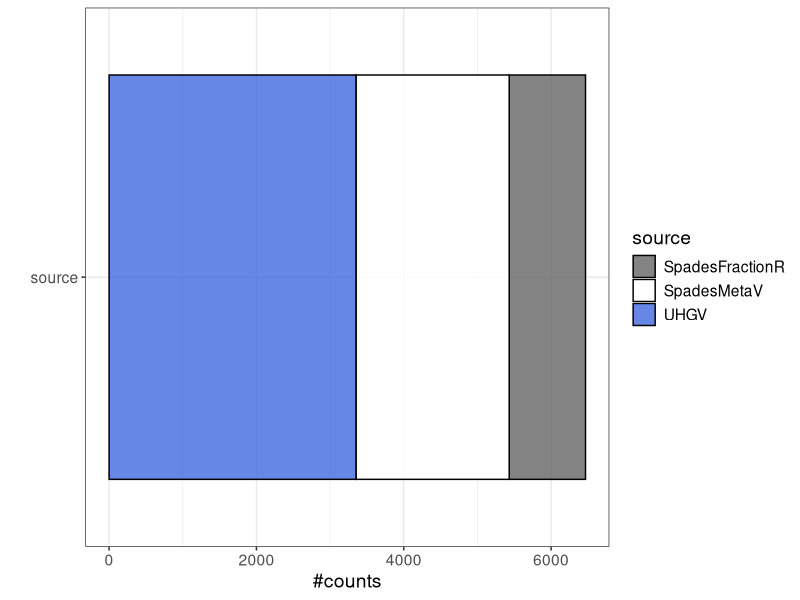
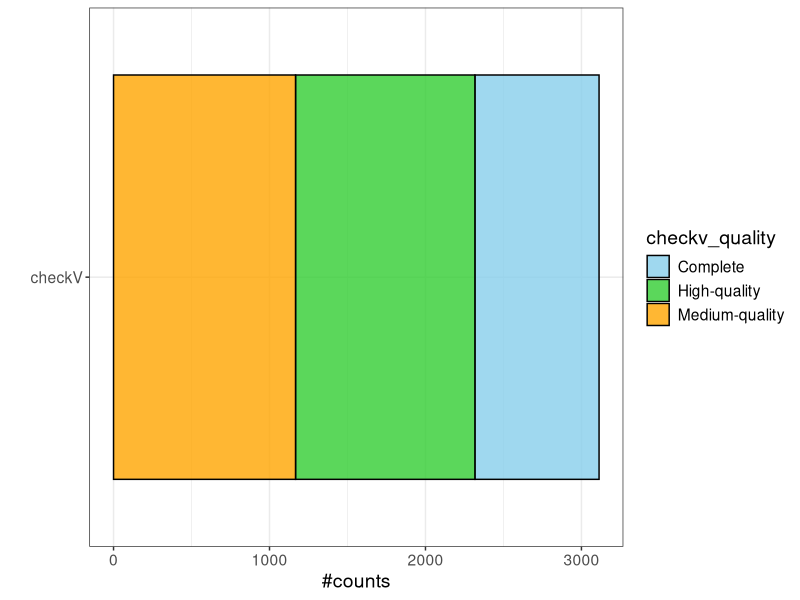
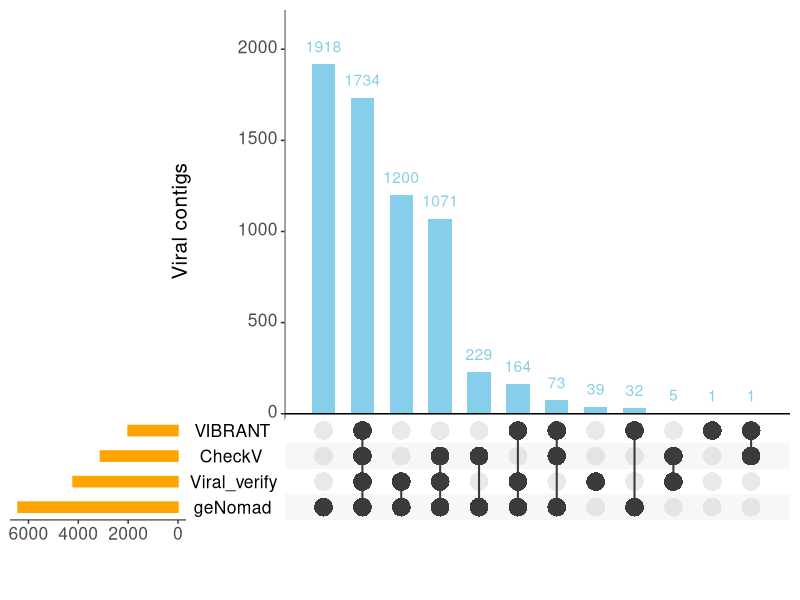
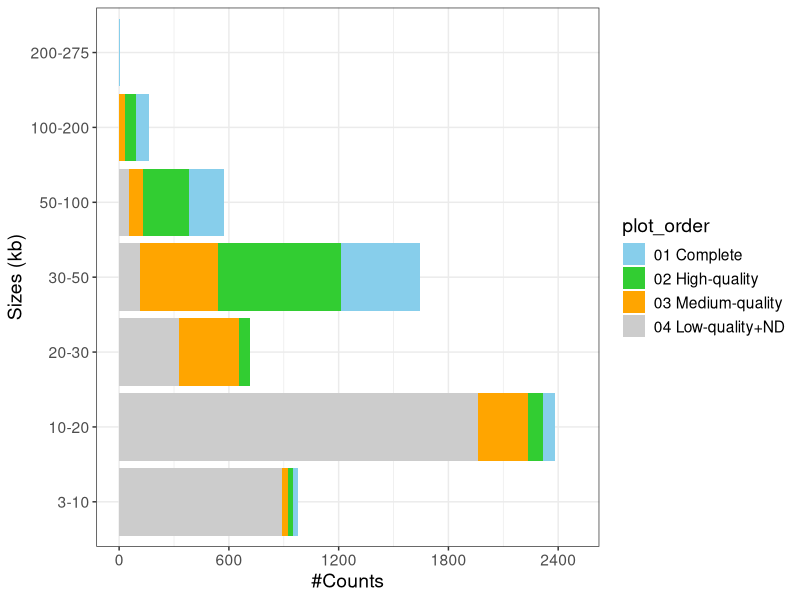
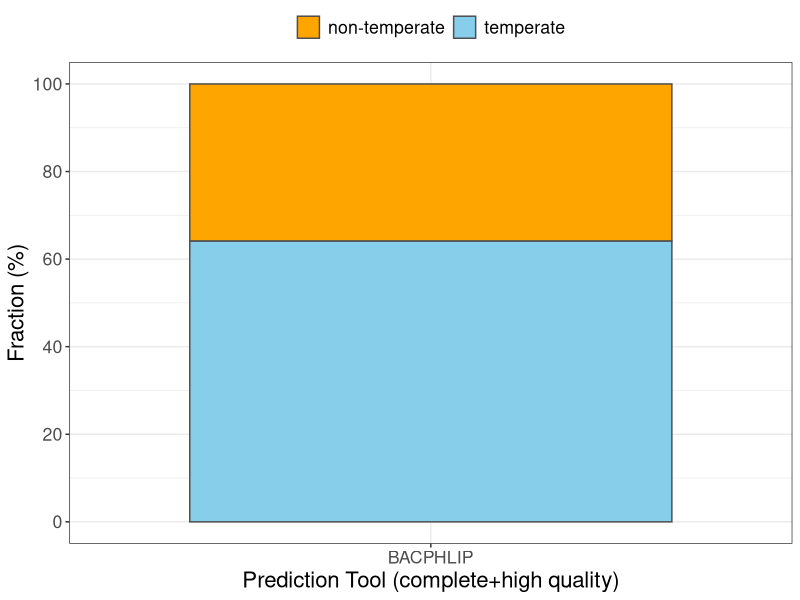

R code for these plots, in order:
### libraries

library(tidyverse)
library(readxl)
library(UpSetR)

# path to vOTUs table
vOTU_tbl = read_excel("Table_S1_vOTUs_final.xlsx") 


### Source plot (Figure 1A)
   vOTU_tbl %>% dplyr::count(source, name = "counts") %>% mutate(Name="source") %>%
      ggplot(aes(x=Name, y=counts, fill=source)) + geom_col(col="black")+
      scale_fill_manual(values = alpha(c("grey40","white","royalblue"), alpha = 0.8))+
      theme_bw()+theme(text = element_text(size = 14))+xlab("")+ylab("#counts")+coord_flip()

### checkV_quality plot (Figure 1B)

vOTU_tbl %>% 
  # make counts and plot order
  dplyr::count(checkv_quality, name = "counts") %>% mutate(Name="checkV") %>%
      mutate(plot_order = case_when(checkv_quality=="Complete"~"01",checkv_quality=="High-quality"~"02"
                                    ,checkv_quality=="Medium-quality"~"03", T ~"04")) %>%
  arrange(plot_order) %>% filter(plot_order %in% c("01","02","03")) %>%
  mutate(checkv_quality = factor(checkv_quality, levels = checkv_quality)) %>%
  # plot    
  ggplot(aes(x=Name, y=counts, fill=checkv_quality)) + geom_col(col="black")+
      scale_fill_manual(values = alpha(c("skyblue","limegreen","orange","grey"), alpha = 0.8))+
      theme_bw()+theme(text = element_text(size = 14))+xlab("")+ylab("#counts")+coord_flip()


### upsetR plot of viral prediction tools and CheckV
df_to_plot = vOTU_tbl %>% select(vOTU_ID, geNomad, CheckV=`checkV (at least medium)`, VIBRANT, Viral_verify) %>% 
  column_to_rownames("vOTU_ID")

# plot of intersection 
upset(data=df_to_plot 
      #,nsets = 4
      ,mainbar.y.label = "Viral contigs"
      #,show.numbers = T
      ,order.by = "freq"
      ,sets.x.label = "
      " 
      ,decreasing = T, 
      main.bar.color = "skyblue",
      sets.bar.color = "orange",
      text.scale = 1.8,
      point.size = 6)

# Sizes and qualities (Figure 1D)

vOTU_tbl_sizes =  
  # make size categories
  vOTU_tbl %>% mutate( size_bins = cut(size, breaks = c(3e3,10e3,20e3,30e3,50e3,100e3,200e3,275e3))
                       ,size_bins_form = gsub(",", "-", gsub("\\(|\\]", "", as.character(size_bins)))) %>%
    dplyr::count(size_bins_form, checkv_quality) %>% 
  mutate(plot_order = case_when(checkv_quality=="Complete"~"01 Complete",checkv_quality=="High-quality"~"02 High-quality"
                                    ,checkv_quality=="Medium-quality"~"03 Medium-quality", T ~"04 Low-quality+ND")) %>% arrange(plot_order)
#plot 
vOTU_tbl_sizes %>% ggplot(aes(x=size_bins_form,y=n, fill = plot_order)) + geom_col()+
    scale_x_discrete(limits = c("3e+03-1e+04","1e+04-2e+04","2e+04-3e+04","3e+04-5e+04","5e+04-1e+05","1e+05-2e+05","2e+05-2.75e+05")
                     ,labels = c("3-10","10-20","20-30","30-50","50-100","100-200","200-275"))+
      scale_y_continuous(limits = c(0,2500), breaks = seq(0,2500,600))+
      scale_fill_manual(values = c("skyblue","limegreen","orange","grey80")) +
    theme_bw()+theme(text = element_text(size = 14))+xlab("Sizes (kb)")+ylab("#Counts")+coord_flip()
    
# Temperate phages (Figure 1E)

vOTU_tbl %>% filter(checkv_quality %in% c("Complete","High-quality")) %>% 
  # count
    dplyr::count(viral_lifecycle) %>% mutate(Fraction = round(100*n/sum(n),1)) %>% 
  # plot  
  ggplot(aes(y=Fraction, x="BACPHLIP", fill = viral_lifecycle)) + 
    geom_bar(position = "stack", stat = "identity", width = 0.8, col = "grey30") +
    scale_fill_manual(values = alpha(c("orange","skyblue"), alpha = 1))+
    #scale_x_discrete(limits = c("Bacphlip\nn=1130","Vibrant\nn=1232","Combined\n(consistent)\nn=1118") )+
    theme_bw()+ylab("Fraction (%)")+
    scale_y_continuous(breaks = c( seq(0,100,20))) + xlab("Prediction Tool (complete+high quality)")+
    theme(text = element_text(size = 16), legend.position = "top",legend.title = element_blank())
